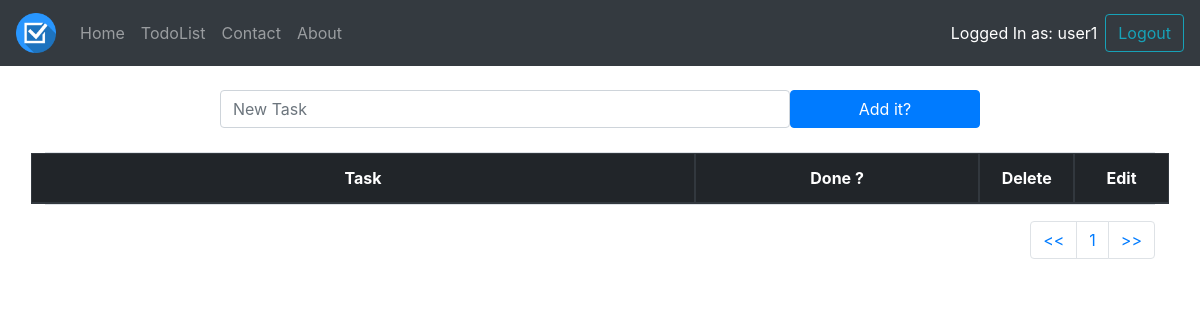
Before: /task/ (signed in) with the older database file.
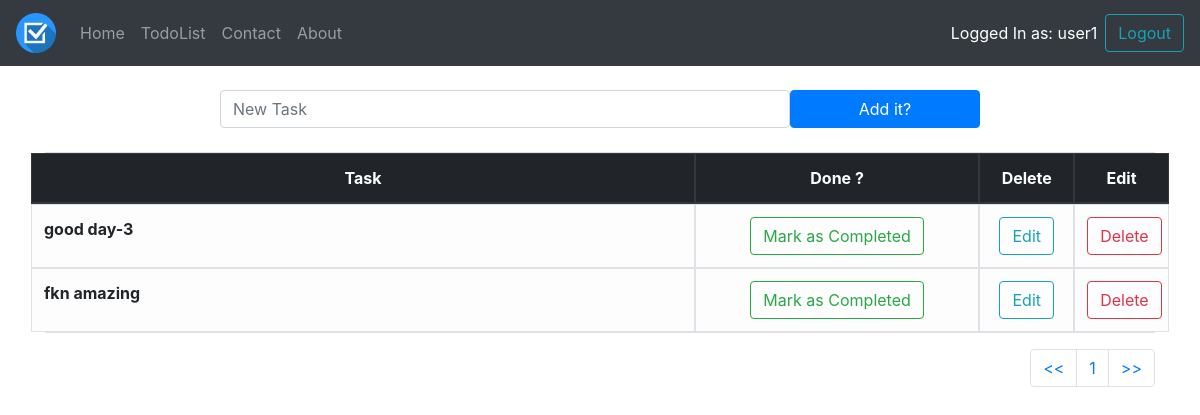
After: the same page with the newer database file.
### todolist_app/models.py (models this page shows, shortened)
class TaskModel(models.Model):
    owner=models.ForeignKey(User,on_delete=models.CASCADE,default=None)
    task=models.CharField( max_length=300)
    done=models.BooleanField(default=True)

### todolist_app/views.py (the view)
# urls.py: path('', views.todolist,name='todolist'),
@login_required
def todolist(request):
    if request.method == 'POST':
        form=TaskForm(request.POST or None)
        if form.is_valid():
            form.save(commit=False).owner=request.user #commit=false is used for delaying the form save into the database and we can customize acc. to our rquirements and then save.and .owner... setting the user to the logged in user
            form.save()
        messages.success(request,('New Task Added!'))
        return redirect('todolist')
    else:
        all_tasks=TaskModel.objects.filter(owner=request.user)
        paginator=Paginator(all_tasks,6)
        page=request.GET.get('pg')
        all_tasks=paginator.get_page(page) #reloading the data after paginating
        return render(request,'todolist.html',{'all_tasks':all_tasks})

### todolist_app/templates/todolist.html (shortened to what this page needs)
{% extends 'layout.html' %}
{% block content %}
    <div class="container">
    <br>
    <form method="POST" class="row">
        <div class="col-lg-2"></div>
        <input type="text" class="form-control col-lg-6" placeholder="New Task" name="task">
        <button type="submit" class="btn btn-primary col-lg-2">Add it?</button>
        <div class="col-lg-2"></div>
    </form>
    <br>
        <table class="table table-bordered text-center">
            <thead class="thead-dark">
                <tr class="row">
                    <th class="col-7">Task</th>
                    <th class="col-3">Done ? </th>
                    <th class="col-1">Delete</th>
                    <th class="col-1">Edit</th>
                </tr>
            </thead>
            <tbody>
            {% if all_tasks %}
                {% for obj in all_tasks %}
                    {% if obj.done %}
                        <tr class="table-success row">
                            <th class="col-7 text-left"><del>{{obj.task}}</del></th>
                            <td class="col-3"><a href="{% url 'pending_task' obj.id %}"><button type="button" class="btn btn-outline-secondary">Mark as Pending</button></a></td>
                            <td class="col-1"><a href="{% url 'edit_task' obj.id %}"><button type="button" class="btn btn-outline-info">Edit</button></a></td>
                            <td class="col-1"><a href="{% url 'delete_task' obj.id %}"><button type="button" class="btn btn-outline-danger">Delete</button></a></td>
                        </tr>
                    {% else %}
                        <tr class="table-light row">
                            <th class="text-left col-7"> {{obj.task}}</th>
                            <td class="col-3"><a href="{% url 'completed_task' obj.id %}"><button type="button" class="btn btn-outline-success">Mark as Completed</button></a></td>
                            <td class="col-1"><a href="{% url 'edit_task' obj.id %}"><button type="button" class="btn btn-outline-info">Edit</button></a></td>
                            <td class="col-1"><a href="{% url 'delete_task' obj.id %}"><button type="button" class="btn btn-outline-danger">Delete</button></a></td>
                        </tr>
                    {% endif %}
                {% endfor %}
            {% endif %}
            </tbody>
        </table>
       <nav aria-label="Page navigation example">
            <ul class="pagination justify-content-end">
                <li class="page-item"><a class="page-link" href="?pg=1"><<</a></li>
                <li class="page-item"><a class="page-link" href="?pg={{all_tasks.number}}">{{all_tasks.number}}</a></li>
                <li class="page-item"><a class="page-link" href="?pg={{ all_tasks.paginator.num_pages }}">>></a></li>
            </ul>
</nav>
    </div>
{% endblock content %}

### templates/layout.html (shortened to what this page needs)
{% load static %}
<!doctype html>
<html lang="en">
  <head>
    <link rel="stylesheet" href="https://stackpath.bootstrapcdn.com/bootstrap/4.1.3/css/bootstrap.min.css">
  </head>
  <body>
        <nav class="navbar navbar-expand-lg navbar-dark bg-dark">
        <a class="navbar-brand" href="{% url 'index'%}"><img src="{% static 'images/tasks.png' %}" alt="Taskmate" style="width:40px;height:40px"></a>
        <div class="collapse navbar-collapse" id="navbarNavAltMarkup">
            <ul class="navbar-nav">
            <a class="nav-item nav-link" href="{% url 'index'%}">Home</a>
            <a class="nav-item nav-link" href="{% url 'todolist'%}">TodoList</a>
            <a class="nav-item nav-link" href="{% url 'contact' %}">Contact</a>
            <a class="nav-item nav-link" href="{% url 'about' %}">About</a>
            </ul>
        </div>
        {% if user.is_authenticated %}
          <div class="form-inline my-2 my-lg-0">
            <div class="p-2 bg-dark text-white">Logged In as: {{user.username}}</div>
            <a href="{% url 'logout' %}">
              <button class="btn btn-outline-info my-2 my-sm-0">Logout</button>
            </a>
          </div>
        {% endif %}
        </nav>
        {% block content %}
        {% endblock content %}
  </body>
</html>

Changed rows visible on the page:
added TaskModel: task "good day-3"
added TaskModel: task "fkn amazing"
